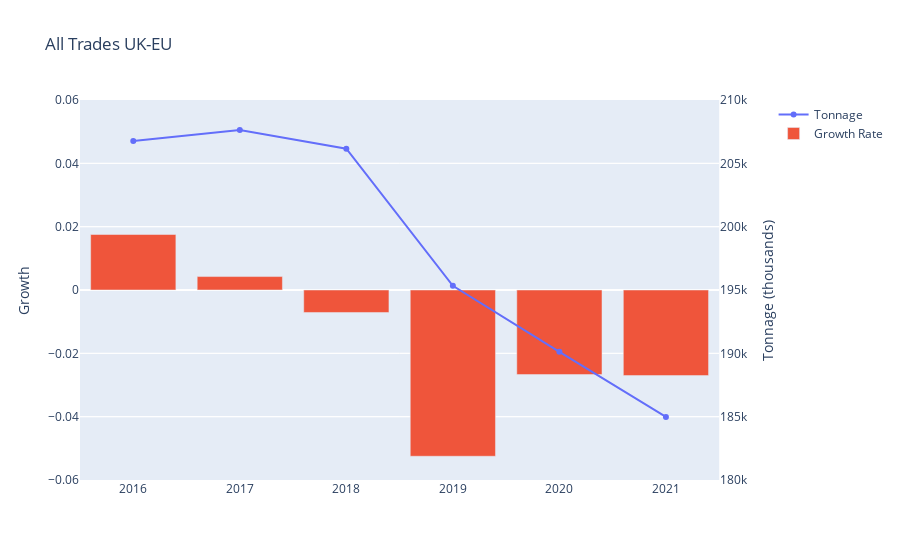

Notebook code cell kept with this figure:
### Markdown cell above
From the left chart chart it can be seen that UK's biggest trade is from EU.

The right chart shows that the biggest cargo type traded in the UK is Liquid Bulk

### Code cell
import plotly.graph_objects as go
from plotly.subplots import make_subplots

#Data Filter
df = df.loc[df['Direction'] == 'Both Directions']
df_EU = df.loc[df['Region'] == 'All European Union']
df_EU = df_EU.groupby(['Year']).sum()
df_EU = df_EU.reset_index()
df_EU["Growth Rate"] = df_EU['Tonnage (thousands)'].pct_change()
df_EU = df_EU.loc[df_EU['Year'] > 2015]

#Plot
fig = make_subplots(specs=[[{"secondary_y": True}]])
fig.add_trace(go.Scatter(x=df_EU['Year'], y=df_EU['Tonnage (thousands)'], name="Tonnage"), secondary_y=True)
fig.add_trace(go.Bar(x=df_EU['Year'], y=df_EU['Growth Rate'], name="Growth Rate"), secondary_y=False)
fig.update_yaxes(range=[180000, 210000], secondary_y=True)
fig.update_yaxes(range=[-0.06, 0.06], secondary_y=False)
fig.update_yaxes(title_text='Tonnage (thousands)', secondary_y=True)
fig.update_yaxes(title_text='Growth', secondary_y=False)
fig.update_layout(title = 'All Trades UK-EU')
fig.show()

### Figure 1 — Plotly figure (JSON) as saved in the notebook; plotly's stock layout.template omitted (floating-point values rounded to 4 significant figures)
{"data": [{"name": "Tonnage", "type": "scatter", "x": [2016, 2017, 2018, 2019, 2020, 2021], "xaxis": "x", "y": [206755, 207632, 206159, 195335, 190117, 185000.0], "yaxis": "y2"}, {"name": "Growth Rate", "type": "bar", "x": [2016, 2017, 2018, 2019, 2020, 2021], "xaxis": "x", "y": [0.01753, 0.004242, -0.007094, -0.0525, -0.02671, -0.02704], "yaxis": "y"}], "layout": {"title": {"text": "All Trades UK-EU"}, "xaxis": {"anchor": "y", "domain": [0, 0.94]}, "yaxis": {"anchor": "x", "domain": [0, 1], "range": [-0.06, 0.06], "title": {"text": "Growth"}}, "yaxis2": {"anchor": "x", "overlaying": "y", "range": [180000, 210000], "side": "right", "title": {"text": "Tonnage (thousands)"}}}}
